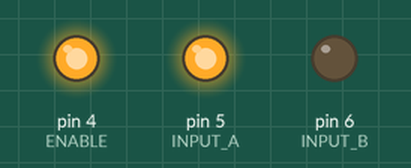
Bench run of a sketch on a simulated Arduino Uno, built with avr-gcc and run on an emulated ATmega328P. On the bench: output pins drawn as LEDs (lit = HIGH).

Above: at 0.1 s.
Timing chart, 0 to 1.6 s (numbered marks = the images above):
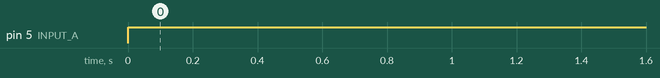

Measured:
- by itself, pin 5 (INPUT_A): LOW → HIGH at 0.00 s

The sketch:

sketch_feb12a.ino
```cpp
#define ENABLE (4)
#define INPUT_A (5)
#define INPUT_B (6)

void setup() {
  // put your setup code here, to run once:
  pinMode(ENABLE,OUTPUT);
  pinMode(INPUT_A,OUTPUT);
  pinMode(INPUT_B,OUTPUT);
  digitalWrite(ENABLE,HIGH);
}

void loop() {
  // put your main code here, to run repeatedly:
  analogWrite(INPUT_A,255);
  analogWrite(INPUT_B,0);
}
```
